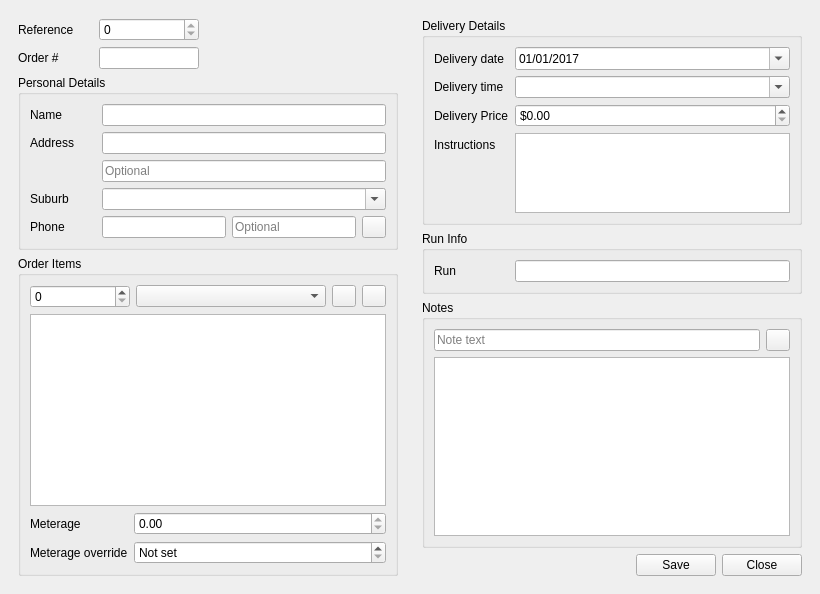
<?xml version="1.0" encoding="UTF-8"?>
<ui version="4.0">
 <class>MainWindow</class>
 <widget class="QMainWindow" name="MainWindow">
  <property name="geometry">
   <rect>
    <x>0</x>
    <y>0</y>
    <width>820</width>
    <height>594</height>
   </rect>
  </property>
  <property name="windowTitle">
   <string>Order</string>
  </property>
  <widget class="QWidget" name="centralwidget">
   <layout class="QVBoxLayout" name="verticalLayout">
    <item>
     <layout class="QHBoxLayout" name="horizontalLayout_2">
      <item>
       <widget class="QWidget" name="widget" native="true">
        <layout class="QFormLayout" name="formLayout_4">
         <item row="0" column="0">
          <widget class="QLabel" name="referenceLbl">
           <property name="minimumSize">
            <size>
             <width>75</width>
             <height>0</height>
            </size>
           </property>
           <property name="text">
            <string>Reference</string>
           </property>
          </widget>
         </item>
         <item row="2" column="0">
          <widget class="QLabel" name="orderNumberLbl">
           <property name="text">
            <string>Order #</string>
           </property>
          </widget>
         </item>
         <item row="2" column="1">
          <widget class="QLineEdit" name="order_id">
           <property name="maximumSize">
            <size>
             <width>100</width>
             <height>16777215</height>
            </size>
           </property>
          </widget>
         </item>
         <item row="3" column="0" colspan="2">
          <widget class="QGroupBox" name="personalDetailsGrp">
           <property name="title">
            <string>Personal Details</string>
           </property>
           <layout class="QFormLayout" name="formLayout_2">
            <item row="0" column="0">
             <widget class="QLabel" name="nameLbl">
              <property name="minimumSize">
               <size>
                <width>66</width>
                <height>0</height>
               </size>
              </property>
              <property name="text">
               <string>Name</string>
              </property>
             </widget>
            </item>
            <item row="0" column="1">
             <widget class="QLineEdit" name="name"/>
            </item>
            <item row="1" column="0">
             <widget class="QLabel" name="addressLbl">
              <property name="text">
               <string>Address</string>
              </property>
             </widget>
            </item>
            <item row="1" column="1">
             <widget class="QLineEdit" name="address1"/>
            </item>
            <item row="2" column="1">
             <widget class="QLineEdit" name="address2">
              <property name="placeholderText">
               <string>Optional</string>
              </property>
             </widget>
            </item>
            <item row="3" column="0">
             <widget class="QLabel" name="suburbLbl">
              <property name="text">
               <string>Suburb</string>
              </property>
             </widget>
            </item>
            <item row="4" column="0">
             <widget class="QLabel" name="phoneLbl">
              <property name="text">
               <string>Phone</string>
              </property>
             </widget>
            </item>
            <item row="4" column="1">
             <layout class="QHBoxLayout" name="horizontalLayout_3">
              <item>
               <widget class="QLineEdit" name="phone1"/>
              </item>
              <item>
               <widget class="QLineEdit" name="phone2">
                <property name="placeholderText">
                 <string>Optional</string>
                </property>
               </widget>
              </item>
              <item>
               <widget class="QPushButton" name="sendMessageBtn">
                <property name="maximumSize">
                 <size>
                  <width>24</width>
                  <height>16777215</height>
                 </size>
                </property>
                <property name="text">
                 <string/>
                </property>
               </widget>
              </item>
             </layout>
            </item>
            <item row="3" column="1">
             <layout class="QHBoxLayout" name="horizontalLayout">
              <item>
               <widget class="QComboBox" name="suburbCombo">
                <property name="editable">
                 <bool>true</bool>
                </property>
                <property name="currentText">
                 <string/>
                </property>
               </widget>
              </item>
             </layout>
            </item>
           </layout>
          </widget>
         </item>
         <item row="4" column="0" colspan="2">
          <widget class="QGroupBox" name="orderItemsGrp">
           <property name="sizePolicy">
            <sizepolicy hsizetype="Preferred" vsizetype="Preferred">
             <horstretch>0</horstretch>
             <verstretch>1</verstretch>
            </sizepolicy>
           </property>
           <property name="title">
            <string>Order Items</string>
           </property>
           <layout class="QFormLayout" name="formLayout_3">
            <item row="0" column="0" colspan="2">
             <layout class="QHBoxLayout" name="addOrderItemLayout">
              <item>
               <widget class="QSpinBox" name="orderItemQtyEdit">
                <property name="minimumSize">
                 <size>
                  <width>100</width>
                  <height>0</height>
                 </size>
                </property>
                <property name="maximumSize">
                 <size>
                  <width>100</width>
                  <height>16777215</height>
                 </size>
                </property>
                <property name="specialValueText">
                 <string/>
                </property>
               </widget>
              </item>
              <item>
               <widget class="QComboBox" name="orderItemSelectCombo">
                <property name="editable">
                 <bool>false</bool>
                </property>
               </widget>
              </item>
              <item>
               <widget class="QPushButton" name="orderItemAddBtn">
                <property name="minimumSize">
                 <size>
                  <width>0</width>
                  <height>0</height>
                 </size>
                </property>
                <property name="maximumSize">
                 <size>
                  <width>24</width>
                  <height>16777215</height>
                 </size>
                </property>
                <property name="text">
                 <string/>
                </property>
               </widget>
              </item>
              <item>
               <widget class="QPushButton" name="orderItemDeleteBtn">
                <property name="maximumSize">
                 <size>
                  <width>24</width>
                  <height>16777215</height>
                 </size>
                </property>
                <property name="text">
                 <string/>
                </property>
               </widget>
              </item>
             </layout>
            </item>
            <item row="1" column="0" colspan="2">
             <widget class="QTableView" name="orderItemTbl">
              <property name="sizePolicy">
               <sizepolicy hsizetype="Expanding" vsizetype="Expanding">
                <horstretch>0</horstretch>
                <verstretch>1</verstretch>
               </sizepolicy>
              </property>
             </widget>
            </item>
            <item row="3" column="0">
             <widget class="QLabel" name="label">
              <property name="text">
               <string>Meterage override</string>
              </property>
             </widget>
            </item>
            <item row="3" column="1">
             <widget class="QDoubleSpinBox" name="meterage">
              <property name="specialValueText">
               <string>Not set</string>
              </property>
             </widget>
            </item>
            <item row="2" column="0">
             <widget class="QLabel" name="label_5">
              <property name="text">
               <string>Meterage</string>
              </property>
             </widget>
            </item>
            <item row="2" column="1">
             <widget class="QDoubleSpinBox" name="meterageView">
              <property name="readOnly">
               <bool>true</bool>
              </property>
             </widget>
            </item>
           </layout>
          </widget>
         </item>
         <item row="0" column="1">
          <widget class="QSpinBox" name="id">
           <property name="maximumSize">
            <size>
             <width>100</width>
             <height>16777215</height>
            </size>
           </property>
           <property name="readOnly">
            <bool>true</bool>
           </property>
           <property name="maximum">
            <number>1000000000</number>
           </property>
          </widget>
         </item>
        </layout>
       </widget>
      </item>
      <item>
       <widget class="QWidget" name="deliveryDetailsWidget" native="true">
        <layout class="QVBoxLayout" name="verticalLayout_2">
         <item>
          <widget class="QGroupBox" name="groupBox">
           <property name="title">
            <string>Delivery Details</string>
           </property>
           <layout class="QFormLayout" name="formLayout_5">
            <item row="0" column="0">
             <widget class="QLabel" name="label_2">
              <property name="minimumSize">
               <size>
                <width>75</width>
                <height>0</height>
               </size>
              </property>
              <property name="text">
               <string>Delivery date</string>
              </property>
             </widget>
            </item>
            <item row="0" column="1">
             <widget class="QDateEdit" name="delivery_date">
              <property name="minimumDate">
               <date>
                <year>2017</year>
                <month>1</month>
                <day>1</day>
               </date>
              </property>
              <property name="displayFormat">
               <string>dd/MM/yyyy</string>
              </property>
              <property name="calendarPopup">
               <bool>true</bool>
              </property>
             </widget>
            </item>
            <item row="1" column="0">
             <widget class="QLabel" name="label_3">
              <property name="text">
               <string>Delivery time</string>
              </property>
             </widget>
            </item>
            <item row="1" column="1">
             <widget class="QComboBox" name="delivery_time">
              <property name="editable">
               <bool>true</bool>
              </property>
              <item>
               <property name="text">
                <string/>
               </property>
              </item>
              <item>
               <property name="text">
                <string>AM</string>
               </property>
              </item>
              <item>
               <property name="text">
                <string>PM</string>
               </property>
              </item>
             </widget>
            </item>
            <item row="3" column="0">
             <widget class="QLabel" name="instructionsLbl">
              <property name="text">
               <string>Instructions</string>
              </property>
             </widget>
            </item>
            <item row="2" column="1">
             <widget class="QDoubleSpinBox" name="price">
              <property name="prefix">
               <string>$</string>
              </property>
              <property name="maximum">
               <double>10000.000000000000000</double>
              </property>
             </widget>
            </item>
            <item row="2" column="0">
             <widget class="QLabel" name="label_4">
              <property name="text">
               <string>Delivery Price</string>
              </property>
             </widget>
            </item>
            <item row="3" column="1">
             <widget class="QPlainTextEdit" name="delivery_instructions">
              <property name="sizePolicy">
               <sizepolicy hsizetype="Expanding" vsizetype="Maximum">
                <horstretch>0</horstretch>
                <verstretch>0</verstretch>
               </sizepolicy>
              </property>
              <property name="maximumSize">
               <size>
                <width>16777215</width>
                <height>80</height>
               </size>
              </property>
             </widget>
            </item>
           </layout>
          </widget>
         </item>
         <item>
          <widget class="QGroupBox" name="groupBox_3">
           <property name="title">
            <string>Run Info</string>
           </property>
           <layout class="QFormLayout" name="formLayout">
            <item row="0" column="0">
             <widget class="QLabel" name="label_6">
              <property name="minimumSize">
               <size>
                <width>75</width>
                <height>0</height>
               </size>
              </property>
              <property name="maximumSize">
               <size>
                <width>75</width>
                <height>16777215</height>
               </size>
              </property>
              <property name="text">
               <string>Run</string>
              </property>
             </widget>
            </item>
            <item row="0" column="1">
             <widget class="QLineEdit" name="run">
              <property name="readOnly">
               <bool>true</bool>
              </property>
             </widget>
            </item>
           </layout>
          </widget>
         </item>
         <item>
          <widget class="QGroupBox" name="groupBox_2">
           <property name="sizePolicy">
            <sizepolicy hsizetype="Preferred" vsizetype="Preferred">
             <horstretch>0</horstretch>
             <verstretch>1</verstretch>
            </sizepolicy>
           </property>
           <property name="title">
            <string>Notes</string>
           </property>
           <layout class="QVBoxLayout" name="verticalLayout_3">
            <item>
             <layout class="QHBoxLayout" name="horizontalLayout_4">
              <item>
               <widget class="QLineEdit" name="noteEdit">
                <property name="placeholderText">
                 <string>Note text</string>
                </property>
               </widget>
              </item>
              <item>
               <widget class="QPushButton" name="noteAddBtn">
                <property name="maximumSize">
                 <size>
                  <width>24</width>
                  <height>16777215</height>
                 </size>
                </property>
                <property name="text">
                 <string/>
                </property>
               </widget>
              </item>
             </layout>
            </item>
            <item>
             <widget class="QTableView" name="noteTbl">
              <property name="sizePolicy">
               <sizepolicy hsizetype="Expanding" vsizetype="Expanding">
                <horstretch>0</horstretch>
                <verstretch>1</verstretch>
               </sizepolicy>
              </property>
             </widget>
            </item>
           </layout>
          </widget>
         </item>
         <item>
          <layout class="QHBoxLayout" name="buttonBoxLayout">
           <item>
            <spacer name="horizontalSpacer">
             <property name="orientation">
              <enum>Qt::Horizontal</enum>
             </property>
             <property name="sizeHint" stdset="0">
              <size>
               <width>40</width>
               <height>20</height>
              </size>
             </property>
            </spacer>
           </item>
           <item>
            <widget class="QPushButton" name="recordSaveBtn">
             <property name="text">
              <string>Save</string>
             </property>
            </widget>
           </item>
           <item>
            <widget class="QPushButton" name="recordCloseBtn">
             <property name="text">
              <string>Close</string>
             </property>
            </widget>
           </item>
          </layout>
         </item>
        </layout>
       </widget>
      </item>
     </layout>
    </item>
   </layout>
  </widget>
 </widget>
 <tabstops>
  <tabstop>order_id</tabstop>
  <tabstop>name</tabstop>
  <tabstop>address1</tabstop>
  <tabstop>address2</tabstop>
  <tabstop>suburbCombo</tabstop>
  <tabstop>phone1</tabstop>
  <tabstop>phone2</tabstop>
  <tabstop>orderItemQtyEdit</tabstop>
  <tabstop>orderItemSelectCombo</tabstop>
  <tabstop>orderItemAddBtn</tabstop>
  <tabstop>delivery_date</tabstop>
  <tabstop>delivery_time</tabstop>
  <tabstop>price</tabstop>
  <tabstop>delivery_instructions</tabstop>
  <tabstop>recordSaveBtn</tabstop>
  <tabstop>recordCloseBtn</tabstop>
  <tabstop>meterageView</tabstop>
  <tabstop>meterage</tabstop>
  <tabstop>noteEdit</tabstop>
  <tabstop>noteTbl</tabstop>
  <tabstop>id</tabstop>
  <tabstop>orderItemTbl</tabstop>
  <tabstop>orderItemDeleteBtn</tabstop>
  <tabstop>noteAddBtn</tabstop>
  <tabstop>sendMessageBtn</tabstop>
 </tabstops>
 <resources/>
 <connections/>
</ui>
